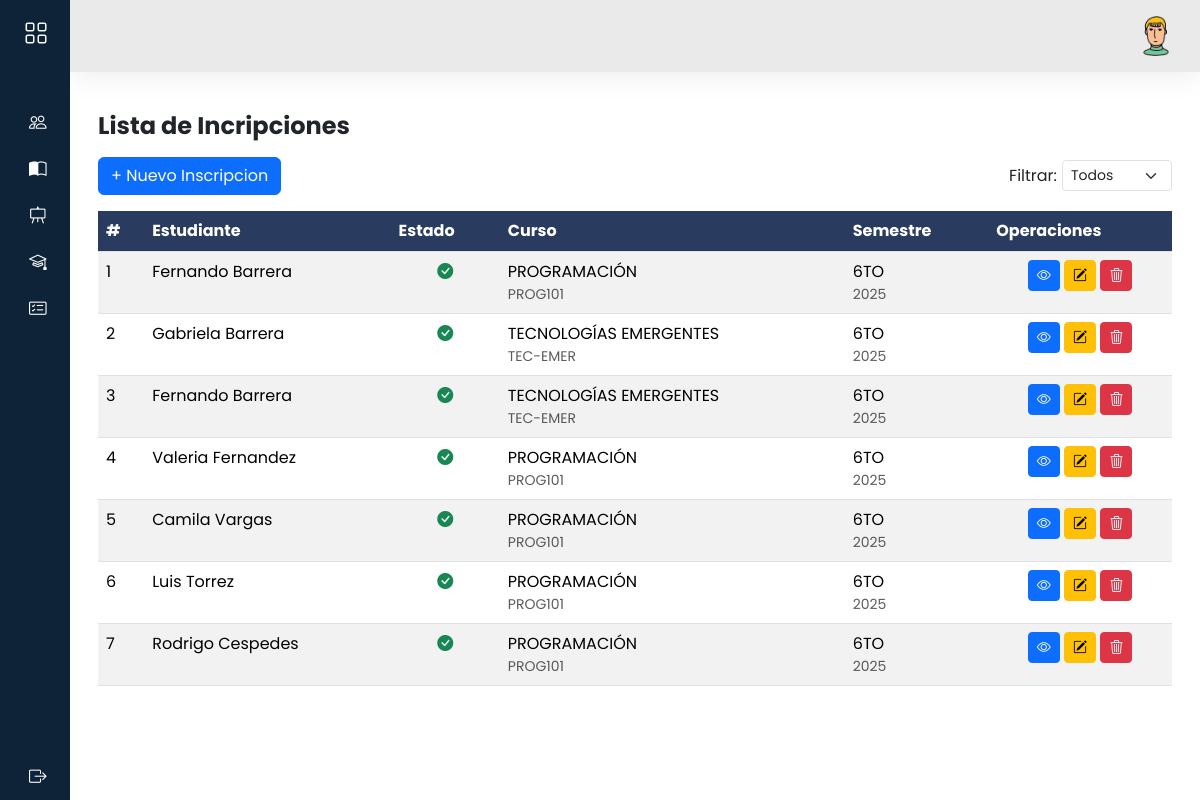
The page /admi/inscripciones/ on the database its author committed.
### models/inscripcion_model.py (models this page shows, shortened)
class Inscripcion(db.Model):
    __tablename__ = 'inscripciones'
    id = db.Column(db.Integer, primary_key=True)
    curso_id = db.Column(db.Integer, db.ForeignKey('cursos.id'), nullable=False)
    estudiante_id = db.Column(db.Integer, db.ForeignKey('estudiantes.id'), nullable=False)
    semestre_id = db.Column(db.Integer, db.ForeignKey('semestres.id'), nullable=False)
    paralelo_id = db.Column(db.Integer, db.ForeignKey('paralelos.id'), nullable=False)
    turno_id = db.Column(db.Integer, db.ForeignKey('turnos.id'), nullable=False)
    activo = True
    curso = db.relationship('Curso', back_populates='inscripciones', lazy='joined')
    estudiante = db.relationship('Estudiante', back_populates='inscripciones', lazy='joined')
    semestre = db.relationship('Semestre', back_populates='inscripciones')
    paralelo = db.relationship('Paralelo', back_populates='inscripciones')
    turno = db.relationship('Turno', back_populates='inscripciones')
    estudiante = db.relationship('Estudiante', back_populates='inscripciones')
    @staticmethod
    def get_all():
        return Inscripcion.query.all()

### models/usuario_model.py (models this page shows, shortened)
class Usuario(db.Model, UserMixin):
    __tablename__='usuarios'
    id = db.Column(db.Integer,primary_key=True)
    nombre = db.Column(db.String(80),nullable=False)
    apellido = db.Column(db.String(100))
    email = db.Column(db.String(120), unique=True)
    username = db.Column(db.String(20),nullable=False)
    password = db.Column(db.String,nullable=False)
    activo = db.Column(db.Boolean, default=True,nullable=False)
    rol_id = db.Column(db.Integer, db.ForeignKey('rol.id'), nullable=False)
    rol = db.relationship('Rol', back_populates='usuarios')
    docentes = db.relationship('Docente', backref='usuario_rel', lazy=True, cascade='all, delete-orphan')
    estudiantes = db.relationship('Estudiante', backref='usuario_rel', lazy=True, cascade='all, delete-orphan')
    def delete(self):
        db.session.delete(self)
        db.session.commit()

### models/curso_model.py (models this page shows, shortened)
class Curso(db.Model):
    __tablename__ = 'cursos'
    id = db.Column(db.Integer, primary_key=True)
    nombre = db.Column(db.String(100), nullable=False)
    descripcion = db.Column(db.Text)
    sigla = db.Column(db.String(10), unique=True, nullable=False)
    carga_horaria = db.Column(db.Integer, nullable=False)
    activo = db.Column(db.Boolean, default=True, nullable=False)
    docente_id = db.Column(db.Integer, db.ForeignKey('docentes.id'),nullable=True)
    docente = db.relationship('Docente', back_populates='cursos')
    inscripciones = db.relationship('Inscripcion',back_populates='curso')
    inscripciones = db.relationship('Inscripcion', back_populates='curso')
    clases = db.relationship('Clase', back_populates='curso')
    @staticmethod
    def get_all():
        return Curso.query.all()

### models/semestre_modal.py (models this page shows, shortened)
class Semestre(db.Model):
    __tablename__ = 'semestres'
    id = db.Column(db.Integer, primary_key=True)
    gestion = db.Column(db.String(20), nullable=False)  # Ej: "2025-1"
    semestre_num = db.Column(db.String(50), nullable=False)  # Ej: "2025-1"
    fecha_inicio = db.Column(db.Date, nullable=True)
    fecha_fin = db.Column(db.Date, nullable=True)
    inscripciones = db.relationship('Inscripcion',back_populates='semestre')
    @staticmethod
    def get_all():
        return Semestre.query.all()

### controllers/admi/inscripcion_controller.py (the view)
@inscripcion_bp.route("/")
def index():
    inscripciones = Inscripcion.get_all()
    data = cargar_datos()
    return inscripcion_view.list(inscripciones,**data)

### controllers/admi/inscripcion_controller.py (called while the page is built)
def cargar_datos():
    return {
        "estudiantes": Estudiante.get_all(),
        "cursos": Curso.get_all(),
        "paralelos": Paralelo.get_all(),
        "turnos": Turno.get_all(),
        "semestres": Semestre.get_all()
    }

### models/estudiante_model.py (called while the page is built)
    @staticmethod
    def get_all():
        return Estudiante.query.all()

### models/paralelo_modal.py (called while the page is built)
    @staticmethod
    def get_all():
        return Paralelo.query.all()

### models/turno_modal.py (called while the page is built)
    @staticmethod
    def get_all():
        return Turno.query.all()

### views/admi/inscripcion_view.py (called while the page is built)
def list(inscripciones,**kwargs):
    return render_template('admi/inscripciones/index.html',inscripciones=inscripciones,**kwargs)

### templates/admi/inscripciones/index.html (shortened to what this page needs)
{% extends 'admi/baseAdmi.html' %}
{% block content %}
<h3 class="fw-bold fs-4 my-3">Lista de Incripciones
</h3>
<div class="d-flex justify-content-between align-items-center mb-3" style="gap: 10px;">
    <a data-bs-toggle="modal" data-bs-target="#modalNuevoInscripcion" class="btn btn-primary">
        + Nuevo Inscripcion
    </a>
    <div class="d-flex align-items-center" style="gap: 5px;">
        <label for="filtroEstado" class="form-label mb-0">Filtrar:</label>
        <select id="filtroEsdtado" class="form-select form-select-sm" style="max-width: 150px;">
            <option value="">Todos</option>
        </select>
    </div>
</div>
<div class="row">
    <div class="col-12">
        <div class="table-responsive">
            <table id="mi-tabla" class="table table-striped  display nowrap" style="width:100%">
                <thead>
                    <tr class="highlight">
                        <th>#</th>
                        <th>Estudiante</th>
                        <th>Estado</th>
                        <th>Curso</th>
                        <th>Semestre</th>
                        <th>Operaciones</th>
                    </tr>
                </thead>
                <tbody>
                    {%for item in inscripciones%}
                    <tr>
                        <td>{{item.id}}</td>
                        <td>
                            {{ item.estudiante.usuario.nombre }} {{ item.estudiante.usuario.apellido }}
                        </td>
                        <td class="text-center" data-search="{{ 'activo' if item.activo else 'inactivo' }}">
                            {% if item.activo %}
                            <i class="bi bi-check-circle-fill text-success"></i>
                            {% else %}
                            <i class="bi bi-x-circle-fill text-danger"></i>
                            {% endif %}
                        </td>
                        <td>
                            {{ item.curso.nombre }}
                            <div class="text-muted small">{{ item.curso.sigla }}</div>
                        </td>
                        <td>
                            {{ item.semestre.semestre_num }}
                            <div class="text-muted small">{{ item.semestre.gestion }}</div>
                        </td>
                        <td class="text-center">
                            <a data-bs-toggle="modal" data-bs-target="#modalVistaInscripcion{{ item.id }}"
                                class="btn btn-primary btn-sm"><i class=" bi bi-eye"></i></a>
                            <a data-bs-toggle="modal" data-bs-target="#modalEditarInscripcion{{ item.id }}"
                                class="btn btn-warning btn-sm"><i class="bi bi-pencil-square"></i></a>
                            <a class="btn btn-danger btn-sm" data-bs-toggle="modal"
                                data-bs-target="#modalConfirmarEliminar"
                                data-url="{{ url_for('inscripcion.delete', id=item.id) }}">
                                <i class="bi bi-trash3"></i>
                            </a>
                        </td>
                    </tr>
                    {%endfor%}
                </tbody>
            </table>
        </div>
    </div>
</div>
{% endblock %}

### static/css/estilos.css (style rules this page uses)
body { font-family: 'Poppins', sans-serif; background: #ececec; }
::placeholder { font-size: 16px; }
a { text-decoration: none; }
.table>thead tr { color: #FFF; text-align: left; }
tr.highlight th { background-color: #293b5f !important; color: #FFF; }

### rows shown on the page
Inscripcion: id "1", estudiante.usuario.nombre "Fernando", estudiante.usuario.apellido "Barrera", curso.nombre "PROGRAMACIÓN", curso.sigla "PROG101", semestre.semestre_num "6TO", semestre.gestion "2025"
Inscripcion: id "2", estudiante.usuario.nombre "Gabriela", estudiante.usuario.apellido "Barrera", curso.nombre "TECNOLOGÍAS EMERGENTES", curso.sigla "TEC-EMER", semestre.semestre_num "6TO", semestre.gestion "2025"
Inscripcion: id "3", estudiante.usuario.nombre "Fernando", estudiante.usuario.apellido "Barrera", curso.nombre "TECNOLOGÍAS EMERGENTES", curso.sigla "TEC-EMER", semestre.semestre_num "6TO", semestre.gestion "2025"
Inscripcion: id "4", estudiante.usuario.nombre "Valeria", estudiante.usuario.apellido "Fernandez", curso.nombre "PROGRAMACIÓN", curso.sigla "PROG101", semestre.semestre_num "6TO", semestre.gestion "2025"
Inscripcion: id "5", estudiante.usuario.nombre "Camila", estudiante.usuario.apellido "Vargas", curso.nombre "PROGRAMACIÓN", curso.sigla "PROG101", semestre.semestre_num "6TO", semestre.gestion "2025"
Inscripcion: id "6", estudiante.usuario.nombre "Luis", estudiante.usuario.apellido "Torrez", curso.nombre "PROGRAMACIÓN", curso.sigla "PROG101", semestre.semestre_num "6TO", semestre.gestion "2025"
Inscripcion: id "7", estudiante.usuario.nombre "Rodrigo", estudiante.usuario.apellido "Cespedes", curso.nombre "PROGRAMACIÓN", curso.sigla "PROG101", semestre.semestre_num "6TO", semestre.gestion "2025"
